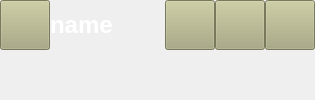
     <widget class="QWidget" name="topWidget" native="true">
      <layout class="QGridLayout" name="gridLayout">
       <property name="leftMargin">
        <number>0</number>
       </property>
       <property name="topMargin">
        <number>0</number>
       </property>
       <property name="rightMargin">
        <number>0</number>
       </property>
       <property name="bottomMargin">
        <number>0</number>
       </property>
       <property name="spacing">
        <number>0</number>
       </property>
       <item row="0" column="0" alignment="Qt::AlignTop">
        <widget class="QWidget" name="widget" native="true">
         <layout class="QHBoxLayout" name="horizontalLayout">
          <property name="spacing">
           <number>0</number>
          </property>
          <property name="leftMargin">
           <number>0</number>
          </property>
          <property name="topMargin">
           <number>0</number>
          </property>
          <property name="rightMargin">
           <number>0</number>
          </property>
          <property name="bottomMargin">
           <number>0</number>
          </property>
          <item>
           <widget class="QPushButton" name="pushButton">
            <property name="minimumSize">
             <size>
              <width>50</width>
              <height>50</height>
             </size>
            </property>
            <property name="maximumSize">
             <size>
              <width>50</width>
              <height>50</height>
             </size>
            </property>
            <property name="styleSheet">
             <string notr="true">background-color: rgb(170, 170, 127);</string>
            </property>
            <property name="text">
             <string/>
            </property>
            <property name="icon">
             <iconset resource="../icon/icon.qrc">
              <normaloff>:/newPrefix/hamburger.jpg</normaloff>:/newPrefix/hamburger.jpg</iconset>
            </property>
            <property name="iconSize">
             <size>
              <width>50</width>
              <height>50</height>
             </size>
            </property>
           </widget>
          </item>
          <item>
           <widget class="QLabel" name="label">
            <property name="minimumSize">
             <size>
              <width>75</width>
              <height>0</height>
             </size>
            </property>
            <property name="font">
             <font>
              <pointsize>18</pointsize>
              <weight>75</weight>
              <italic>false</italic>
              <bold>true</bold>
             </font>
            </property>
            <property name="styleSheet">
             <string notr="true">color: rgb(255, 255, 255);</string>
            </property>
            <property name="text">
             <string>name</string>
            </property>
           </widget>
          </item>
          <item>
           <spacer name="horizontalSpacer">
            <property name="orientation">
             <enum>Qt::Horizontal</enum>
            </property>
            <property name="sizeHint" stdset="0">
             <size>
              <width>40</width>
              <height>20</height>
             </size>
            </property>
           </spacer>
          </item>
         </layout>
        </widget>
       </item>
       <item row="0" column="1" alignment="Qt::AlignTop">
        <widget class="QWidget" name="widget_2" native="true">
         <layout class="QHBoxLayout" name="horizontalLayout_2">
          <property name="spacing">
           <number>0</number>
          </property>
          <property name="leftMargin">
           <number>0</number>
          </property>
          <property name="topMargin">
           <number>0</number>
          </property>
          <property name="rightMargin">
           <number>0</number>
          </property>
          <property name="bottomMargin">
           <number>0</number>
          </property>
          <item>
           <widget class="QPushButton" name="pushButton_7">
            <property name="minimumSize">
             <size>
              <width>50</width>
              <height>50</height>
             </size>
            </property>
            <property name="maximumSize">
             <size>
              <width>50</width>
              <height>50</height>
             </size>
            </property>
            <property name="styleSheet">
             <string notr="true">background-color: rgb(170, 170, 127);</string>
            </property>
            <property name="text">
             <string/>
            </property>
            <property name="icon">
             <iconset resource="../icon/icon.qrc">
              <normaloff>:/newPrefix/search.jpg</normaloff>:/newPrefix/search.jpg</iconset>
            </property>
            <property name="iconSize">
             <size>
              <width>64</width>
              <height>64</height>
             </size>
            </property>
           </widget>
          </item>
          <item>
           <widget class="QPushButton" name="pushButton_8">
            <property name="minimumSize">
             <size>
              <width>50</width>
              <height>50</height>
             </size>
            </property>
            <property name="maximumSize">
             <size>
              <width>50</width>
              <height>50</height>
             </size>
            </property>
            <property name="styleSheet">
             <string notr="true">background-color: rgb(170, 170, 127);</string>
            </property>
            <property name="text">
             <string/>
            </property>
            <property name="icon">
             <iconset resource="../icon/icon.qrc">
              <normaloff>:/newPrefix/notification.jpg</normaloff>:/newPrefix/notification.jpg</iconset>
            </property>
            <property name="iconSize">
             <size>
              <width>64</width>
              <height>64</height>
             </size>
            </property>
           </widget>
          </item>
          <item>
           <widget class="QPushButton" name="pushButton_9">
            <property name="minimumSize">
             <size>
              <width>50</width>
              <height>50</height>
             </size>
            </property>
            <property name="maximumSize">
             <size>
              <width>50</width>
              <height>50</height>
             </size>
            </property>
            <property name="styleSheet">
             <string notr="true">background-color: rgb(170, 170, 127);</string>
            </property>
            <property name="text">
             <string/>
            </property>
            <property name="icon">
             <iconset resource="../icon/icon.qrc">
              <normaloff>:/newPrefix/user.jpg</normaloff>:/newPrefix/user.jpg</iconset>
            </property>
            <property name="iconSize">
             <size>
              <width>64</width>
              <height>64</height>
             </size>
            </property>
           </widget>
          </item>
         </layout>
        </widget>
       </item>
      </layout>
     </widget>
